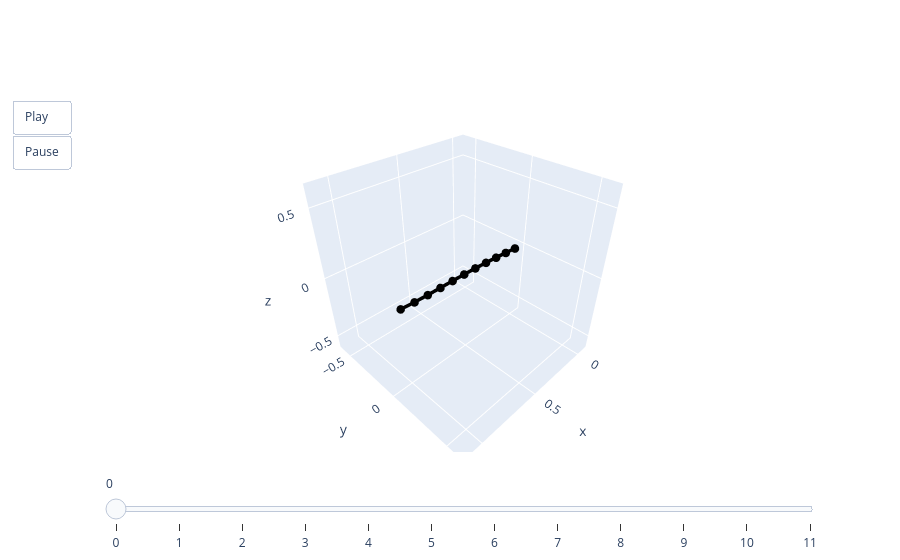

The code cell stored with this chart in its notebook:
### Code cell
animate(pred[0])

### Figure 1 — Plotly figure (JSON) as saved in the notebook; plotly's stock layout.template omitted (floating-point values rounded to 4 significant figures)
{"data": [{"line": {"color": "black", "width": 7}, "marker": {"size": 5}, "mode": "lines+markers", "type": "scatter3d", "x": [0, 0.1009, 0.204, 0.3074, 0.4109, 0.5144, 0.6179, 0.7212, 0.8243, 0.927, 1.029], "y": [0, 0, 0, 0, 0, 0, 0, 0, 0, 0, 0], "z": [0, 0.007372, 0.01473, 0.02083, 0.02519, 0.02778, 0.02894, 0.02944, 0.03037, 0.03315, 0.03951]}], "layout": {"scene": {"aspectmode": "cube", "xaxis": {"autorange": false, "range": [-0.105, 1.155]}, "yaxis": {"autorange": false, "range": [-0.6298, 0.6298]}, "zaxis": {"autorange": false, "range": [-0.6094, 0.6502]}}, "sliders": [{"steps": [{"args": [["0"], {"frame": {"duration": 0, "redraw": true}, "mode": "immediate"}], "label": "0", "method": "animate"}, {"args": [["1"], {"frame": {"duration": 0, "redraw": true}, "mode": "immediate"}], "label": "1", "method": "animate"}, {"args": [["2"], {"frame": {"duration": 0, "redraw": true}, "mode": "immediate"}], "label": "2", "method": "animate"}, {"args": [["3"], {"frame": {"duration": 0, "redraw": true}, "mode": "immediate"}], "label": "3", "method": "animate"}, {"args": [["4"], {"frame": {"duration": 0, "redraw": true}, "mode": "immediate"}], "label": "4", "method": "animate"}, {"args": [["5"], {"frame": {"duration": 0, "redraw": true}, "mode": "immediate"}], "label": "5", "method": "animate"}, {"args": [["6"], {"frame": {"duration": 0, "redraw": true}, "mode": "immediate"}], "label": "6", "method": "animate"}, {"args": [["7"], {"frame": {"duration": 0, "redraw": true}, "mode": "immediate"}], "label": "7", "method": "animate"}, {"args": [["8"], {"frame": {"duration": 0, "redraw": true}, "mode": "immediate"}], "label": "8", "method": "animate"}, {"args": [["9"], {"frame": {"duration": 0, "redraw": true}, "mode": "immediate"}], "label": "9", "method": "animate"}, {"args": [["10"], {"frame": {"duration": 0, "redraw": true}, "mode": "immediate"}], "label": "10", "method": "animate"}, {"args": [["11"], {"frame": {"duration": 0, "redraw": true}, "mode": "immediate"}], "label": "11", "method": "animate"}]}], "updatemenus": [{"buttons": [{"args": [null, {"frame": {"duration": 50, "redraw": true}, "fromcurrent": true}], "label": "Play", "method": "animate"}, {"args": [[null], {"frame": {"duration": 0, "redraw": true}, "mode": "immediate"}], "label": "Pause", "method": "animate"}], "showactive": false, "type": "buttons"}]}}
